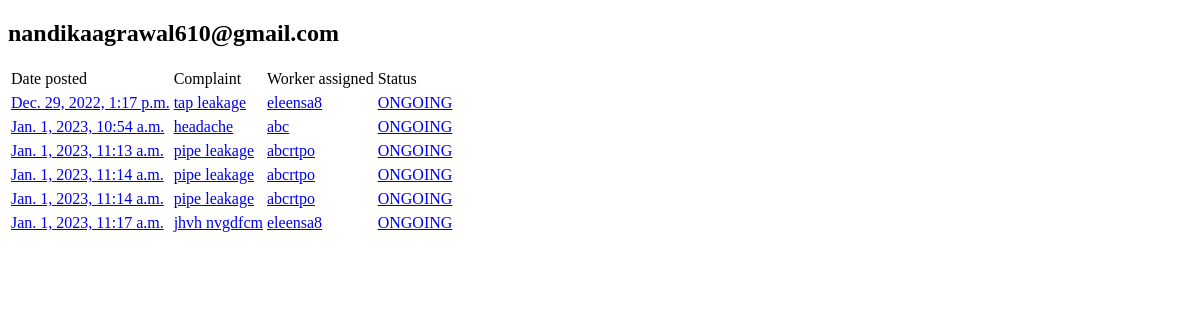
Before: /history/ (signed in) with the older database file.
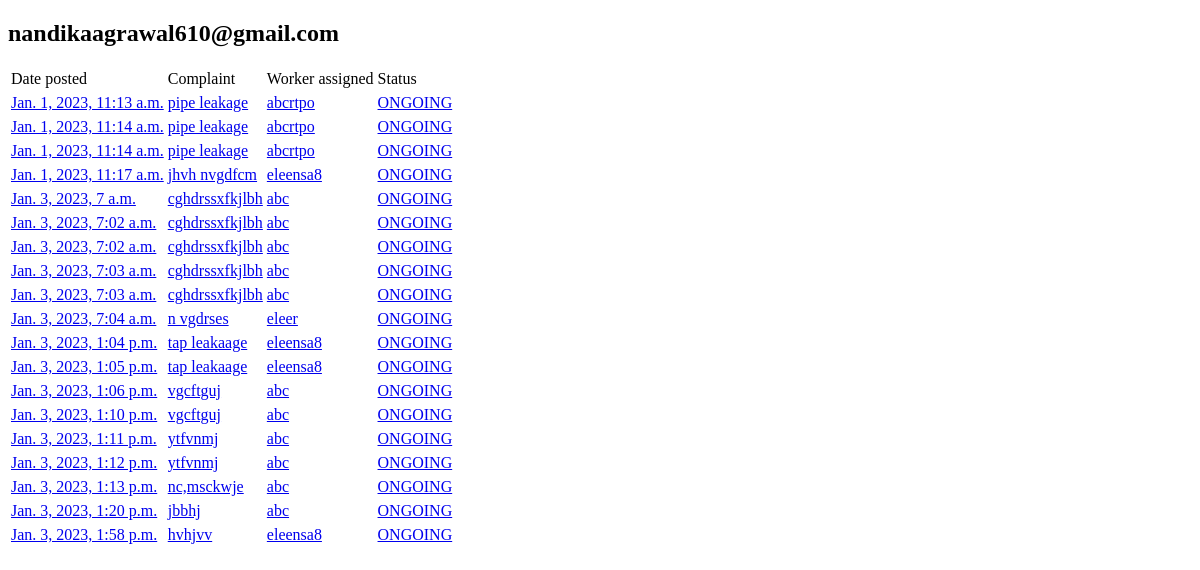
After: the same page with the newer database file.
### home/models.py (models this page shows, shortened)
class TaskHistory(models.Model):
     title = models.CharField(max_length=100)
     complaint = models.TextField() #unrestricted text
     date_posted=models.DateTimeField(default=timezone.now)#(auto_now=True)#updated date post everytime post is updated
     assignedby = models.ForeignKey(UserProfile, on_delete=models.CASCADE)  #IF USER IS DELETED POSTS ARE DELETED
     assigned=models.ForeignKey(WorkerProfile,on_delete=models.CASCADE,null =True,default=None)
     profession=models.CharField(max_length=100)
     status=models.CharField(default = "PENDING", max_length = 50)
     Comments = models.TextField(blank=True,default = None)

### user/models.py (models this page shows, shortened)
class WorkerProfile(models.Model):
    worker =models.OneToOneField(UserProfile, null =True, on_delete=models.SET_NULL)
    profession = models.CharField(max_length=100, default=None)
    biodata = models.TextField(default = None)

class UserProfile(models.Model):
    user = models.OneToOneField(CustomUser,null =True, on_delete=models.SET_NULL)
    image=models.ImageField(default='default.jpg',upload_to='profile_pics')  #images will get saved in directory called profile_pics
    phone_no= models.CharField(default='0000',max_length=50)
    address = models.TextField(default = '0000')

class CustomUser(AbstractUser):
    email = models.EmailField(verbose_name="Email", null=True, unique=True, max_length=100)
    USERNAME_FIELD = "email" # make the user log in with the email
    REQUIRED_FIELDS = ["username"]
    objects = CustomUserManager()

### home/views.py (the view)
# urls.py: path('history/', displayhistory, name = 'history'),
@login_required
def displayhistory(request):
    if request.user.is_authenticated:
        user1=request.user
        c=CustomUser.objects.get(email=user1)
        u=UserProfile.objects.get(user=c)
        tasks = TaskHistory.objects.filter(assignedby = u)
        context = {
            'tasks' : tasks,
            'request.user' : request.user
            }
    return render(request, 'home/displayhistory.html',context)

### home/templates/home/displayhistory.html (shortened to what this page needs)
<!DOCTYPE html>
<html lang="en">
<head>
</head>
<body>
    <div>
        <h2 class="account-heading">{{ request.user }}</h2>
        <table>
            <tr>
                <td>Date posted</td>
                <td>Complaint</td>
                <td>Worker assigned</td>
                <td>Status</td>
            </tr>
            {% for task in tasks %}
            <tr>
                <tr>
                    <td><a href = "{% url 'detailed_task' pk=task.id %}">{{ task.date_posted }}</a></td>
                <td><a href = "{% url 'detailed_task' pk=task.id %}">{{ task.complaint }}</a></td>
                <td><a href = "{% url 'detailed_task' pk=task.id %}">{{ task.assigned.worker.user.username}}</a></td>
                <td><a href = "{% url 'detailed_task' pk=task.id %}">{{ task.status }}</a></td>
                </tr>
            </tr>
            {% endfor %}
        </table>
    </div>
</body>
</html>

Changed rows visible on the page:
removed TaskHistory: date_posted "Dec. 29, 2022, 1:17 p.m.", complaint "tap leakage", assigned.worker.user.username "eleensa8", status "ONGOING"
removed TaskHistory: date_posted "Jan. 1, 2023, 10:54 a.m.", complaint "headache", assigned.worker.user.username "abc", status "ONGOING"
added TaskHistory: date_posted "Jan. 3, 2023, 7 a.m.", complaint "cghdrssxfkjlbh", assigned.worker.user.username "abc", status "ONGOING"
added TaskHistory: date_posted "Jan. 3, 2023, 7:02 a.m.", complaint "cghdrssxfkjlbh", assigned.worker.user.username "abc", status "ONGOING"
added TaskHistory: date_posted "Jan. 3, 2023, 7:02 a.m.", complaint "cghdrssxfkjlbh", assigned.worker.user.username "abc", status "ONGOING"
added TaskHistory: date_posted "Jan. 3, 2023, 7:03 a.m.", complaint "cghdrssxfkjlbh", assigned.worker.user.username "abc", status "ONGOING"
added TaskHistory: date_posted "Jan. 3, 2023, 7:03 a.m.", complaint "cghdrssxfkjlbh", assigned.worker.user.username "abc", status "ONGOING"
added TaskHistory: date_posted "Jan. 3, 2023, 7:04 a.m.", complaint "n vgdrses", assigned.worker.user.username "eleer", status "ONGOING"
added TaskHistory: date_posted "Jan. 3, 2023, 1:04 p.m.", complaint "tap leakaage", assigned.worker.user.username "eleensa8", status "ONGOING"
added TaskHistory: date_posted "Jan. 3, 2023, 1:05 p.m.", complaint "tap leakaage", assigned.worker.user.username "eleensa8", status "ONGOING"
added TaskHistory: date_posted "Jan. 3, 2023, 1:06 p.m.", complaint "vgcftguj", assigned.worker.user.username "abc", status "ONGOING"
added TaskHistory: date_posted "Jan. 3, 2023, 1:10 p.m.", complaint "vgcftguj", assigned.worker.user.username "abc", status "ONGOING"
added TaskHistory: date_posted "Jan. 3, 2023, 1:11 p.m.", complaint "ytfvnmj", assigned.worker.user.username "abc", status "ONGOING"
added TaskHistory: date_posted "Jan. 3, 2023, 1:12 p.m.", complaint "ytfvnmj", assigned.worker.user.username "abc", status "ONGOING"
added TaskHistory: date_posted "Jan. 3, 2023, 1:13 p.m.", complaint "nc,msckwje", assigned.worker.user.username "abc", status "ONGOING"
added TaskHistory: date_posted "Jan. 3, 2023, 1:20 p.m.", complaint "jbbhj", assigned.worker.user.username "abc", status "ONGOING"
added TaskHistory: date_posted "Jan. 3, 2023, 1:58 p.m.", complaint "hvhjvv", assigned.worker.user.username "eleensa8", status "ONGOING"
